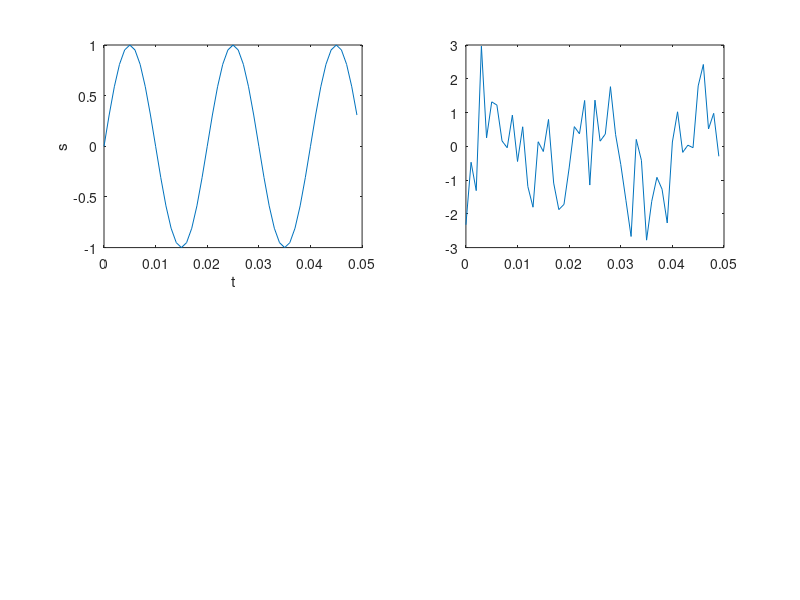

MATLAB code for this plot: (Note: this script raises an error after producing the figure.)
t=0:0.001:50;
y=sin(2*pi*50*t);
xlabel('t'),ylabel('y');
subplot(2,2,1);
plot(t(1:50),y(1:50));
s= y +randn(size(t));
xlabel('t'),ylabel('s');
subplot(2,2,2);
title('sin')
plot(t(1:50),s(1:50));

t1
